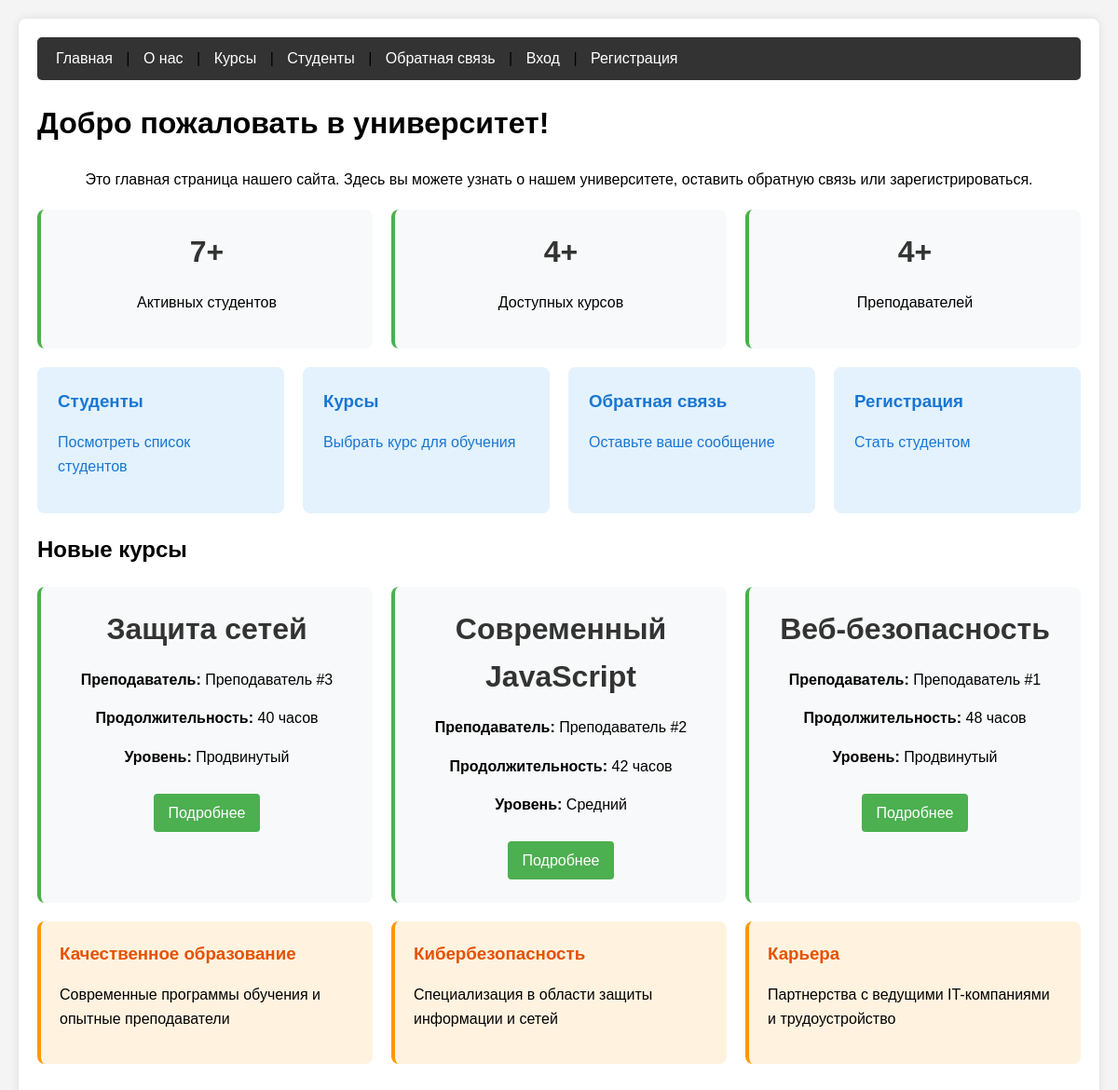
The page / on the database its author committed.
### fefu_lab/models.py (models this page shows, shortened)
class Course(models.Model):
    LEVEL_CHOICES = [
        ('BEGINNER', 'Начальный'),
        ('INTERMEDIATE', 'Средний'),
        ('ADVANCED', 'Продвинутый'),
    ]
    title = models.CharField(max_length=200, verbose_name='Название')
    slug = models.SlugField(unique=True, verbose_name='URL идентификатор')
    description = models.TextField(verbose_name='Описание')
    duration = models.PositiveIntegerField(
        validators=[MinValueValidator(1), MaxValueValidator(500)],
        verbose_name='Продолжительность (часов)'
    )
    instructor = models.ForeignKey(
        Instructor,
        on_delete=models.SET_NULL,
        null=True,
        blank=True,
        related_name='courses',
        verbose_name='Преподаватель'
    )
    level = models.CharField(
        max_length=12,
        choices=LEVEL_CHOICES,
        default='BEGINNER',
        verbose_name='Уровень сложности'
    )
    max_students = models.PositiveIntegerField(
        default=30,
        validators=[MinValueValidator(1), MaxValueValidator(100)],
        verbose_name='Максимальное количество студентов'
    )
    price = models.DecimalField(
        max_digits=10,
        decimal_places=2,
        default=0,
        verbose_name='Стоимость'
    )
    is_active = models.BooleanField(default=True, verbose_name='Активен')
    created_at = models.DateTimeField(auto_now_add=True, verbose_name='Дата создания')
    updated_at = models.DateTimeField(auto_now=True, verbose_name='Дата обновления')
    class Meta:
        verbose_name = 'Курс'
        verbose_name_plural = 'Курсы'
        ordering = ['title']

class Instructor(models.Model):
    user = models.OneToOneField(
        User,
        on_delete=models.CASCADE,
        related_name='instructor_profile',
        verbose_name='Пользователь',
        null=True,  # Добавляем
        blank=True  # Добавляем
    )
    specialization = models.CharField(max_length=200, verbose_name='Специализация')
    degree = models.CharField(max_length=100, blank=True, verbose_name='Ученая степень')
    bio = models.TextField(blank=True, verbose_name='Биография')
    office = models.CharField(max_length=50, blank=True, verbose_name='Кабинет')
    is_active = models.BooleanField(default=True, verbose_name='Активен')
    created_at = models.DateTimeField(auto_now_add=True)
    updated_at = models.DateTimeField(auto_now=True)
    class Meta:
        verbose_name = 'Преподаватель'
        verbose_name_plural = 'Преподаватели'
        ordering = ['user__last_name', 'user__first_name']
    @property
    def full_name(self):
        return self.user.get_full_name()

### fefu_lab/views.py (the view)
# urls.py: path('', views.home_page, name='home'),
def home_page(request):
    total_students = Student.objects.filter(is_active=True).count()
    total_courses = Course.objects.filter(is_active=True).count()
    total_instructors = Instructor.objects.filter(is_active=True).count()
    recent_courses = Course.objects.filter(is_active=True).order_by('-created_at')[:3]
    context = {
        'total_students': total_students,
        'total_courses': total_courses,
        'total_instructors': total_instructors,
        'recent_courses': recent_courses,
    }
    if request.user.is_authenticated:
        context['user_profile'] = getattr(request.user, 'profile', None)
    return render(request, 'fefu_lab/home.html', context)

### fefu_lab/templates/fefu_lab/home.html (shortened to what this page needs)
{% extends "fefu_lab/base.html" %}
{% block heading %}Добро пожаловать в университет!{% endblock %}
{% block content %}
<div class="text-center mb-20">
    <p>Это главная страница нашего сайта. Здесь вы можете узнать о нашем университете, оставить обратную связь или зарегистрироваться.</p>
</div>
<div class="info-grid mb-20">
    <div class="info-item text-center">
        <h3>{{ total_students }}+</h3>
        <p>Активных студентов</p>
    </div>
    <div class="info-item text-center">
        <h3>{{ total_courses }}+</h3>
        <p>Доступных курсов</p>
    </div>
    <div class="info-item text-center">
        <h3>{{ total_instructors }}+</h3>
        <p>Преподавателей</p>
    </div>
</div>
<div class="quick-links mt-20">
    <a href="{% url 'student_list' %}" class="quick-link">
        <h3>Студенты</h3>
        <p>Посмотреть список студентов</p>
    </a>
    <a href="{% url 'course_list' %}" class="quick-link">
        <h3>Курсы</h3>
        <p>Выбрать курс для обучения</p>
    </a>
    <a href="{% url 'feedback' %}" class="quick-link">
        <h3>Обратная связь</h3>
        <p>Оставьте ваше сообщение</p>
    </a>
    <a href="{% url 'register' %}" class="quick-link">
        <h3>Регистрация</h3>
        <p>Стать студентом</p>
    </a>
</div>
{% if recent_courses %}
<div class="mt-20">
    <h2>Новые курсы</h2>
    <div class="info-grid">
        {% for course in recent_courses %}
            <div class="info-item">
                <h3>{{ course.title }}</h3>
                <p><strong>Преподаватель:</strong>
                    {% if course.instructor %}
                        {{ course.instructor.full_name }}
                    {% else %}
                        Не назначен
                    {% endif %}
                </p>
                <p><strong>Продолжительность:</strong> {{ course.duration }} часов</p>
                <p><strong>Уровень:</strong> {{ course.get_level_display }}</p>
                <a href="{% url 'course_detail' course.slug %}" class="btn" style="margin-top: 10px;">Подробнее</a>
            </div>
        {% endfor %}
    </div>
</div>
{% endif %}
<div class="about-features mt-20">
    <div class="feature-card">
        <h3>Качественное образование</h3>
        <p>Современные программы обучения и опытные преподаватели</p>
    </div>
    <div class="feature-card">
        <h3>Кибербезопасность</h3>
        <p>Специализация в области защиты информации и сетей</p>
    </div>
    <div class="feature-card">
        <h3>Карьера</h3>
        <p>Партнерства с ведущими IT-компаниями и трудоустройство</p>
    </div>
</div>
{% endblock %}

### fefu_lab/templates/fefu_lab/base.html (shortened to what this page needs)
<!DOCTYPE html>
<html lang="ru">
<head>
    {% load static %}
    <link rel="stylesheet" href="{% static 'fefu_lab/css/style.css' %}">
</head>
<body>
    <div class="container">
        <nav class="navigation">
            <a href="{% url 'home' %}">Главная</a> |
            <a href="{% url 'about' %}">О нас</a> |
            <a href="{% url 'course_list' %}">Курсы</a> |
            <a href="{% url 'student_list' %}">Студенты</a> |
            <a href="{% url 'feedback' %}">Обратная связь</a> |
            {% if user.is_authenticated %}
                {% if user.profile.role == 'TEACHER' or user.profile.role == 'ADMIN' %}
                    <a href="{% url 'teacher_dashboard' %}">Дашборд</a> |
                {% elif user.profile.role == 'STUDENT' %}
                    <a href="{% url 'student_dashboard' %}">Дашборд</a> |
                {% endif %}
                <a href="{% url 'profile' %}">Профиль ({{ user.first_name }})</a> |
                {% if user.is_staff or user.profile.role == 'ADMIN' %}
                    <a href="/admin/">Админка</a> |
                {% endif %}
                <a href="{% url 'logout' %}">Выйти</a>
            {% else %}
                <a href="{% url 'login' %}">Вход</a> |
                <a href="{% url 'register' %}">Регистрация</a>
            {% endif %}
        </nav>
        <main>
            <h1>{% block heading %}{% endblock %}</h1>
            {% block content %}{% endblock %}
        </main>
    </div>
</body>
</html>

### fefu_lab/static/fefu_lab/css/style.css (style rules this page uses)
body { font-family: Arial, sans-serif; line-height: 1.6; margin: 0; padding: 20px; background-color: #f4f4f4; }
.container { max-width: 1200px; margin: 0 auto; background: white; padding: 20px; border-radius: 8px; box-shadow: 0 0 10px rgba(0,0,0,0.1); }
.navigation { background: #333; padding: 10px; border-radius: 5px; margin-bottom: 20px; }
.navigation a { color: white; text-decoration: none; margin: 0 10px; }
.btn { display: inline-block; padding: 8px 16px; background: #4CAF50; color: white; text-decoration: none; border-radius: 4px; border: none; cursor: pointer; margin: 5px; }
.text-center { text-align: center; }
.mb-20 { margin-bottom: 20px; }
.mt-20 { margin-top: 20px; }
.info-grid { display: grid; grid-template-columns: repeat(auto-fit, minmax(200px, 1fr)); gap: 20px; margin: 20px 0; }
.info-item { background: #f8f9fa; padding: 20px; border-radius: 8px; text-align: center; border-left: 4px solid #4CAF50; }
.info-item h3 { margin: 0 0 10px 0; font-size: 2em; color: #333; }
.quick-links { display: grid; grid-template-columns: repeat(auto-fit, minmax(250px, 1fr)); gap: 20px; margin: 20px 0; }
.quick-link { background: #e3f2fd; padding: 20px; border-radius: 8px; text-decoration: none; color: #1976d2; border: 2px solid transparent; transition: all 0.3s ease; }
.quick-link h3 { margin: 0 0 10px 0; color: #1976d2; }
.about-features { display: grid; grid-template-columns: repeat(auto-fit, minmax(250px, 1fr)); gap: 20px; margin: 20px 0; }
.feature-card { background: #fff3e0; padding: 20px; border-radius: 8px; border-left: 4px solid #ff9800; }
.feature-card h3 { margin: 0 0 10px 0; color: #e65100; }

### rows shown on the page
Course: title "Защита сетей", instructor.full_name "Преподаватель #3", duration "40", level "Продвинутый"
Course: title "Современный JavaScript", instructor.full_name "Преподаватель #2", duration "42", level "Средний"
Course: title "Веб-безопасность", instructor.full_name "Преподаватель #1", duration "48", level "Продвинутый"

### other values the page prints
{{ total_students }} "7"
{{ total_courses }} "4"
{{ total_instructors }} "4"
